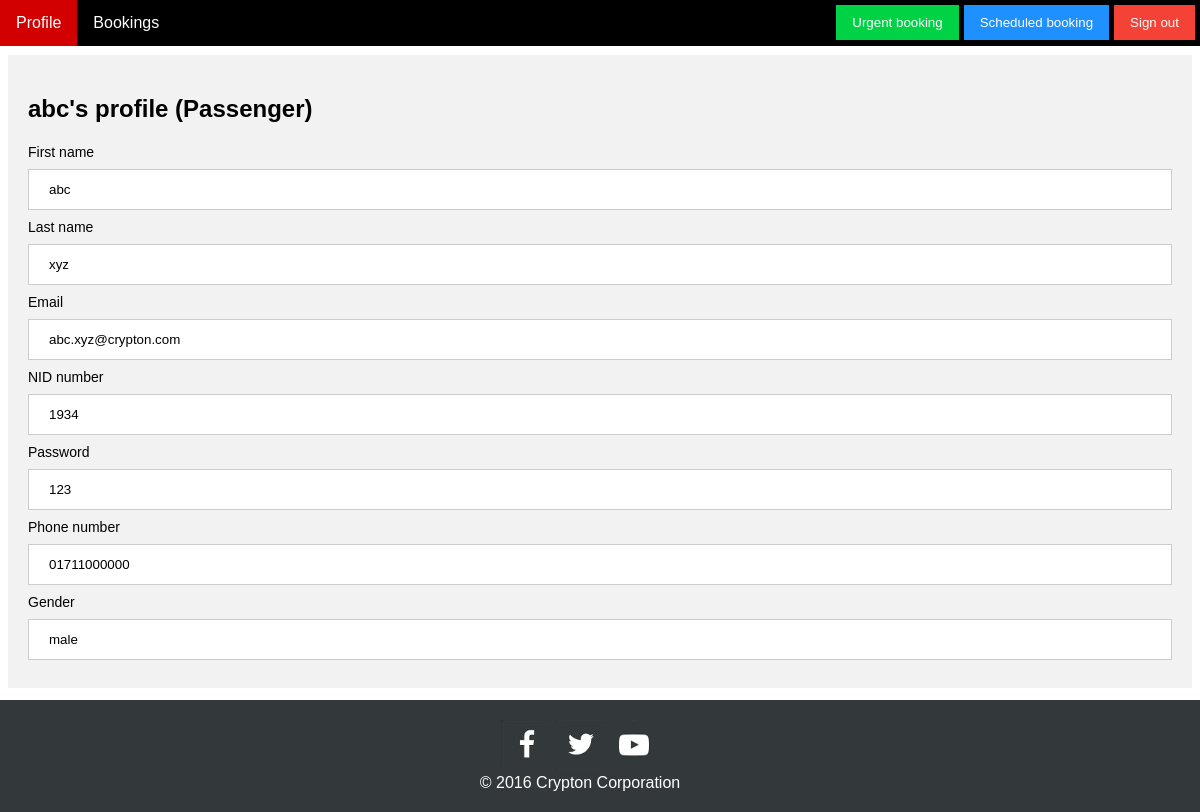
Page /CryptonCNGMS/passenger-profile.php (signed in) on the committed database.
### tables this page shows
CREATE TABLE `users` (
  `uid` varchar(25) NOT NULL,
  `utype` varchar(15) NOT NULL,
  `fname` varchar(35) NOT NULL,
  `lname` varchar(35) NOT NULL,
  `email` varchar(35) NOT NULL,
  `password` varchar(50) NOT NULL,
  `gender` varchar(10) NOT NULL,
  `phone` varchar(30) NOT NULL
);

### CryptonCNGMS/passenger-profile.php (the view, shortened to what this page needs)
<!DOCTYPE html>
<html>
	<head>
		<link rel="stylesheet" href="resources/css/styles.css">
	</head>
	<body>
		<header class="header">
			<nav-bar>
				<nav-item><a class="active" href="passenger-profile.php">Profile</a></nav-item>
				<nav-item><a href="my-bookings.php">Bookings</a></nav-item>
				<nav-item style="float:right"><button onclick="location.href='index.php'" style="margin: 5px 5px 5px 0px;background-color: #f44336">Sign out</button></nav-item>
				<nav-item style="float:right"><button onclick="document.getElementById('modal-scheduled-booking').style.display='block'" style="margin: 5px 5px 5px 0px">Scheduled booking</button></nav-item>
				<nav-item style="float:right"><button onclick="document.getElementById('modal-urgent-booking').style.display='block'" style="background-color: #00d245">Urgent booking</button></nav-item>
			</nav-bar>
		</header>
		<div class="registration-form">
			<?php
				$hostname = "localhost";
				$username = "root";
				$password = "";
				$db_name = "cryptoncngms";
				$connect = mysql_connect($hostname, $username, $password);
				if ($connect) {
					$select_db = mysql_select_db($db_name);
					$uid = $_SESSION["uid"];
					if ($select_db) {
						$query = "SELECT * FROM cryptoncngms.users WHERE cryptoncngms.users.uid = '$uid' and cryptoncngms.users.utype = 'passenger'";
						$result = mysql_query($query);
						if ($result) {
							while ($row = mysql_fetch_array ($result)){
								?>
									<h2><?php echo $row['fname'] . "'s profile (Passenger)"; ?></h2>
									<form id="passenger-profile-form" name="passenger-profile-form" action="passenger-profile.php" method="get">
										<label>First name</label>
										<input type="text" placeholder="Enter your first name" name="fname" value="<?php echo $row['fname']; ?>" readonly>
										<label>Last name</label>
										<input type="text" placeholder="Enter your last name" name="lname" value="<?php echo $row['lname']; ?>" readonly>
										<label>Email</label>
										<input type="text" placeholder="Enter your email" name="email" value="<?php echo $row['email']; ?>" readonly>
										<label>NID number</label>
										<input type="text" placeholder="Enter your national id number" value="<?php echo $row['uid']; ?>" name="nid" readonly>
										<label>Password</label>
										<input type="text" placeholder="Enter a password" name="password" value="<?php echo $row['password']; ?>" readonly>
										<label>Phone number</label>
										<input type="text" placeholder="Enter your phone number" name="phone" value="<?php echo $row['phone']; ?>" readonly>
										<label>Gender</label>
										<input type="text" placeholder="Enter your gender" name="phone" value="<?php echo $row['gender']; ?>" readonly>
									</form>
								<?php
							}
						} else {
							echo mysql_error();
						}
					}
					else {
						echo mysql_error();
					}
				}
				else {
					echo mysql_error();
				}
			?>
		</div>
		<footer style="top: 700px">
			<a target="_blank" title="Find us on Facebook" href="https://www.facebook.com"><img alt="facebook" src="resources/images/facebook.png" height="50px"></a>
			<a target="_blank" title="Follow us on Twitter" href="https://www.twitter.com"><img alt="twitter" src="resources/images/twitter.png" height="50px"></a>
			<a target="_blank" title="Subscribe to our YouTube channel" href="https://www.youtube.com"><img alt="twitter" src="resources/images/youtube.png" height="50px"></a>
			<center>© 2016 Crypton Corporation</center>
		</footer>
	</body>
</html>

### CryptonCNGMS/resources/css/styles.css (style rules this page uses)
html * { font-family: Arial !important; }
.header, .header-home { top: 0px; left: 0px; right: 0px; padding: 0px; margin: 0px; margin-left: 0px; margin-right: 0px; position: absolute; }
nav-bar { display: block; background-color: #000000; overflow: auto; }
nav-item { float: left; }
nav-item a { display: block; color: #ffffff; text-align: center; padding: 14px 16px; text-decoration: none; }
.active { background-color: #d20000; }
button { background-color: #1e90ff; color: white; padding: 10px 16px; margin: 5px 5px; border: none; cursor: pointer; }
label { font-size: 14px; }
footer { position: absolute; width: 100%; margin: 0px; padding: 20px; right: 0px; margin-right: 0px; text-align: center; background-color: #33383b; color: #ffffff; }
input[type=text], input[type=password], input[type=date], select { padding: 12px 20px; margin: 8px 0; width: 100%; display: inline-block; border: 1px solid #ccc; box-sizing: border-box; }
.registration-form { margin: 55px 0px; background-color: #f2f2f2; padding: 20px; }

### rows in the picture
users: fname "abc", lname "xyz", email "abc.xyz@crypton.com", nid "1934", password "123", phone "01711000000", phone "male"
